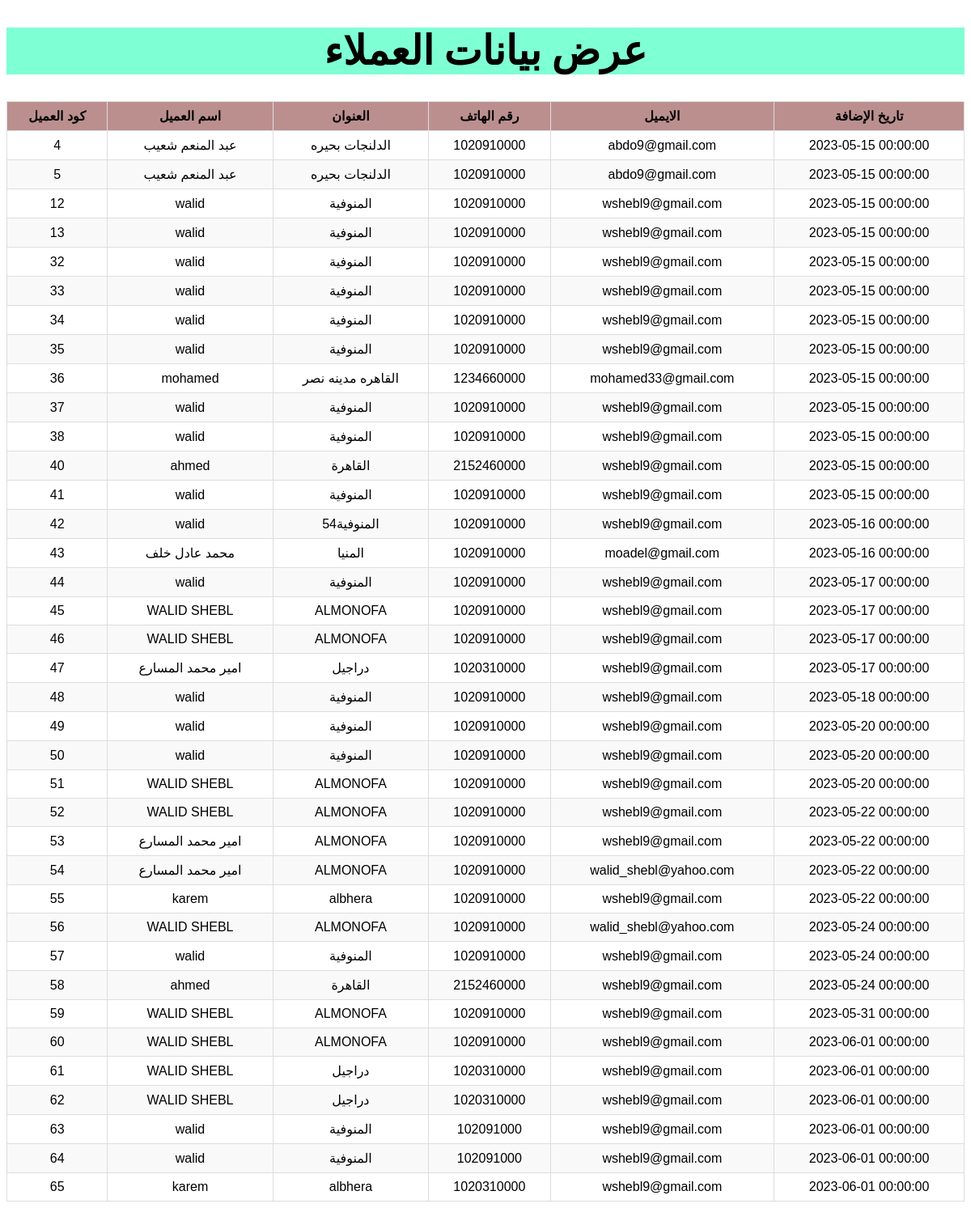
/viewdatacastamer.php, run on the app's committed database.
### tables this page shows
CREATE TABLE `customer` (
  `id` int(11) NOT NULL,
  `name` varchar(55) DEFAULT NULL,
  `address` varchar(55) DEFAULT NULL,
  `phone` float DEFAULT NULL,
  `email` varchar(55) DEFAULT NULL,
  `date_added` date NOT NULL DEFAULT current_timestamp()
);

### viewdatacastamer.php (the view, shortened to what this page needs)
<?php
$host = 'localhost';
$username = 'root';
$password = '';
$database = 'shoaib';
$conn = mysqli_connect($host, $username, $password, $database);
?>
<!DOCTYPE html>
<html>
<head>
</head>
<body>
	<h1>عرض بيانات العملاء</h1>
	<table>
		<thead>
			<tr>
				<th>كود العميل</th>
				<th>اسم العميل</th>
				<th>العنوان</th>
				<th>رقم الهاتف</th>
				<th>الايميل </th>
                <th>تاريخ الإضافة</th>
			</tr>
		</thead>
		<tbody>
			<?php
				$sql = "SELECT * FROM customer";
				$result = $conn->query($sql);
				if ($result->num_rows > 0) {
					while($row = $result->fetch_assoc()) {
						echo "<tr>";
						echo "<td>" . $row["id"]. "</td>";
						echo "<td>" . $row["name"]. "</td>";
						echo "<td>" . $row["address"]. "</td>";
						echo "<td>" . $row["phone"]. "</td>";
						echo "<td>" . $row["email"]. "</td>";
                        echo "<td>" . date('Y-m-d H:i:s', strtotime($row['date_added'])) . "</td>";
						echo "</tr>";
					}
				} else {
					echo "<tr><td colspan='7'>لا يوجد بيانات متاحة</td></tr>";
				}
			?>
		</tbody>
	</table>
</body>
</html>

### viewdatacastamer.php (style rules this page uses)
h1 { text-align: center; background-color: aquamarine; font-size: 50px; }
table { width: 100%; border-collapse: collapse; font-family: Arial, Helvetica, sans-serif; }
table th, table td { border: 1px solid #ddd; padding: 8px; text-align: center; }
table th { background-color: rosybrown; }
table tr:nth-child(even) { background-color: #f9f9f9; }

### data on the page
customer: id "4", name "عبد المنعم شعيب", address "الدلنجات بحيره", phone "1020910000", email "abdo9@gmail.com", date_added "2023-05-15 00:00:00"
customer: id "5", name "عبد المنعم شعيب", address "الدلنجات بحيره", phone "1020910000", email "abdo9@gmail.com", date_added "2023-05-15 00:00:00"
customer: id "12", name "walid", address "المنوفية", phone "1020910000", email "wshebl9@gmail.com", date_added "2023-05-15 00:00:00"
customer: id "13", name "walid", address "المنوفية", phone "1020910000", email "wshebl9@gmail.com", date_added "2023-05-15 00:00:00"
customer: id "32", name "walid", address "المنوفية", phone "1020910000", email "wshebl9@gmail.com", date_added "2023-05-15 00:00:00"
customer: id "33", name "walid", address "المنوفية", phone "1020910000", email "wshebl9@gmail.com", date_added "2023-05-15 00:00:00"
customer: id "34", name "walid", address "المنوفية", phone "1020910000", email "wshebl9@gmail.com", date_added "2023-05-15 00:00:00"
customer: id "35", name "walid", address "المنوفية", phone "1020910000", email "wshebl9@gmail.com", date_added "2023-05-15 00:00:00"
customer: id "36", name "mohamed", address "القاهره مدينه نصر", phone "1234660000", email "mohamed33@gmail.com", date_added "2023-05-15 00:00:00"
customer: id "37", name "walid", address "المنوفية", phone "1020910000", email "wshebl9@gmail.com", date_added "2023-05-15 00:00:00"
customer: id "38", name "walid", address "المنوفية", phone "1020910000", email "wshebl9@gmail.com", date_added "2023-05-15 00:00:00"
customer: id "40", name "ahmed", address "القاهرة", phone "2152460000", email "wshebl9@gmail.com", date_added "2023-05-15 00:00:00"
customer: id "41", name "walid", address "المنوفية", phone "1020910000", email "wshebl9@gmail.com", date_added "2023-05-15 00:00:00"
customer: id "42", name "walid", address "المنوفية54", phone "1020910000", email "wshebl9@gmail.com", date_added "2023-05-16 00:00:00"
customer: id "43", name "محمد عادل خلف", address "المنيا", phone "1020910000", email "moadel@gmail.com", date_added "2023-05-16 00:00:00"
customer: id "44", name "walid", address "المنوفية", phone "1020910000", email "wshebl9@gmail.com", date_added "2023-05-17 00:00:00"
customer: id "45", name "WALID SHEBL", address "ALMONOFA", phone "1020910000", email "wshebl9@gmail.com", date_added "2023-05-17 00:00:00"
customer: id "46", name "WALID SHEBL", address "ALMONOFA", phone "1020910000", email "wshebl9@gmail.com", date_added "2023-05-17 00:00:00"
customer: id "47", name "امير محمد المسارع", address "دراجيل", phone "1020310000", email "wshebl9@gmail.com", date_added "2023-05-17 00:00:00"
customer: id "48", name "walid", address "المنوفية", phone "1020910000", email "wshebl9@gmail.com", date_added "2023-05-18 00:00:00"
customer: id "49", name "walid", address "المنوفية", phone "1020910000", email "wshebl9@gmail.com", date_added "2023-05-20 00:00:00"
customer: id "50", name "walid", address "المنوفية", phone "1020910000", email "wshebl9@gmail.com", date_added "2023-05-20 00:00:00"
customer: id "51", name "WALID SHEBL", address "ALMONOFA", phone "1020910000", email "wshebl9@gmail.com", date_added "2023-05-20 00:00:00"
customer: id "52", name "WALID SHEBL", address "ALMONOFA", phone "1020910000", email "wshebl9@gmail.com", date_added "2023-05-22 00:00:00"
customer: id "53", name "امير محمد المسارع", address "ALMONOFA", phone "1020910000", email "wshebl9@gmail.com", date_added "2023-05-22 00:00:00"
customer: id "54", name "امير محمد المسارع", address "ALMONOFA", phone "1020910000", email "walid_shebl@yahoo.com", date_added "2023-05-22 00:00:00"
customer: id "55", name "karem", address "albhera", phone "1020910000", email "wshebl9@gmail.com", date_added "2023-05-22 00:00:00"
customer: id "56", name "WALID SHEBL", address "ALMONOFA", phone "1020910000", email "walid_shebl@yahoo.com", date_added "2023-05-24 00:00:00"
customer: id "57", name "walid", address "المنوفية", phone "1020910000", email "wshebl9@gmail.com", date_added "2023-05-24 00:00:00"
customer: id "58", name "ahmed", address "القاهرة", phone "2152460000", email "wshebl9@gmail.com", date_added "2023-05-24 00:00:00"
customer: id "59", name "WALID SHEBL", address "ALMONOFA", phone "1020910000", email "wshebl9@gmail.com", date_added "2023-05-31 00:00:00"
customer: id "60", name "WALID SHEBL", address "ALMONOFA", phone "1020910000", email "wshebl9@gmail.com", date_added "2023-06-01 00:00:00"
customer: id "61", name "WALID SHEBL", address "دراجيل", phone "1020310000", email "wshebl9@gmail.com", date_added "2023-06-01 00:00:00"
customer: id "62", name "WALID SHEBL", address "دراجيل", phone "1020310000", email "wshebl9@gmail.com", date_added "2023-06-01 00:00:00"
customer: id "63", name "walid", address "المنوفية", phone "102091000", email "wshebl9@gmail.com", date_added "2023-06-01 00:00:00"
customer: id "64", name "walid", address "المنوفية", phone "102091000", email "wshebl9@gmail.com", date_added "2023-06-01 00:00:00"
customer: id "65", name "karem", address "albhera", phone "1020310000", email "wshebl9@gmail.com", date_added "2023-06-01 00:00:00"
